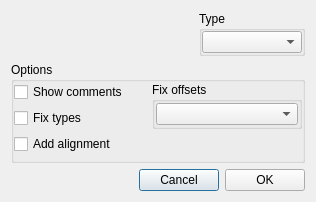
<?xml version="1.0" encoding="UTF-8"?>
<ui version="4.0">
 <class>DialogExport</class>
 <widget class="QDialog" name="DialogExport">
  <property name="windowModality">
   <enum>Qt::ApplicationModal</enum>
  </property>
  <property name="geometry">
   <rect>
    <x>0</x>
    <y>0</y>
    <width>316</width>
    <height>202</height>
   </rect>
  </property>
  <property name="windowTitle">
   <string>Export</string>
  </property>
  <property name="modal">
   <bool>true</bool>
  </property>
  <layout class="QVBoxLayout" name="verticalLayout_4">
   <item>
    <layout class="QHBoxLayout" name="horizontalLayout_3">
     <item>
      <spacer name="horizontalSpacer_2">
       <property name="orientation">
        <enum>Qt::Horizontal</enum>
       </property>
       <property name="sizeHint" stdset="0">
        <size>
         <width>40</width>
         <height>20</height>
        </size>
       </property>
      </spacer>
     </item>
     <item>
      <widget class="QGroupBox" name="groupBoxType">
       <property name="title">
        <string>Type</string>
       </property>
       <layout class="QVBoxLayout" name="verticalLayout_3">
        <property name="leftMargin">
         <number>0</number>
        </property>
        <property name="topMargin">
         <number>0</number>
        </property>
        <property name="rightMargin">
         <number>0</number>
        </property>
        <property name="bottomMargin">
         <number>0</number>
        </property>
        <item>
         <widget class="QComboBox" name="comboBox">
          <property name="minimumSize">
           <size>
            <width>100</width>
            <height>0</height>
           </size>
          </property>
         </widget>
        </item>
       </layout>
      </widget>
     </item>
    </layout>
   </item>
   <item>
    <widget class="QGroupBox" name="groupBoxOptions">
     <property name="title">
      <string>Options</string>
     </property>
     <layout class="QHBoxLayout" name="horizontalLayout_2">
      <property name="leftMargin">
       <number>0</number>
      </property>
      <property name="topMargin">
       <number>0</number>
      </property>
      <property name="rightMargin">
       <number>0</number>
      </property>
      <property name="bottomMargin">
       <number>0</number>
      </property>
      <item>
       <layout class="QVBoxLayout" name="verticalLayout">
        <item>
         <widget class="QCheckBox" name="checkBoxShowComments">
          <property name="text">
           <string>Show comments</string>
          </property>
         </widget>
        </item>
        <item>
         <widget class="QCheckBox" name="checkBoxFixTypes">
          <property name="text">
           <string>Fix types</string>
          </property>
         </widget>
        </item>
        <item>
         <widget class="QCheckBox" name="checkBoxAddAlignment">
          <property name="text">
           <string>Add alignment</string>
          </property>
         </widget>
        </item>
        <item>
         <spacer name="verticalSpacer_2">
          <property name="orientation">
           <enum>Qt::Vertical</enum>
          </property>
          <property name="sizeHint" stdset="0">
           <size>
            <width>20</width>
            <height>40</height>
           </size>
          </property>
         </spacer>
        </item>
       </layout>
      </item>
      <item>
       <layout class="QVBoxLayout" name="verticalLayout_2">
        <item>
         <widget class="QGroupBox" name="groupBoxFixOffsets">
          <property name="minimumSize">
           <size>
            <width>150</width>
            <height>0</height>
           </size>
          </property>
          <property name="title">
           <string>Fix offsets</string>
          </property>
          <layout class="QVBoxLayout" name="verticalLayout_6">
           <property name="leftMargin">
            <number>1</number>
           </property>
           <property name="topMargin">
            <number>1</number>
           </property>
           <property name="rightMargin">
            <number>1</number>
           </property>
           <property name="bottomMargin">
            <number>1</number>
           </property>
           <item>
            <widget class="QComboBox" name="comboBoxFixOffsets"/>
           </item>
          </layout>
         </widget>
        </item>
        <item>
         <spacer name="verticalSpacer">
          <property name="orientation">
           <enum>Qt::Vertical</enum>
          </property>
          <property name="sizeHint" stdset="0">
           <size>
            <width>20</width>
            <height>40</height>
           </size>
          </property>
         </spacer>
        </item>
       </layout>
      </item>
     </layout>
    </widget>
   </item>
   <item>
    <layout class="QHBoxLayout" name="horizontalLayout">
     <item>
      <spacer name="horizontalSpacer">
       <property name="orientation">
        <enum>Qt::Horizontal</enum>
       </property>
       <property name="sizeHint" stdset="0">
        <size>
         <width>40</width>
         <height>20</height>
        </size>
       </property>
      </spacer>
     </item>
     <item>
      <widget class="QPushButton" name="pushButtonCancel">
       <property name="text">
        <string>Cancel</string>
       </property>
      </widget>
     </item>
     <item>
      <widget class="QPushButton" name="pushButtonOK">
       <property name="text">
        <string>OK</string>
       </property>
      </widget>
     </item>
    </layout>
   </item>
  </layout>
 </widget>
 <resources/>
 <connections/>
</ui>
